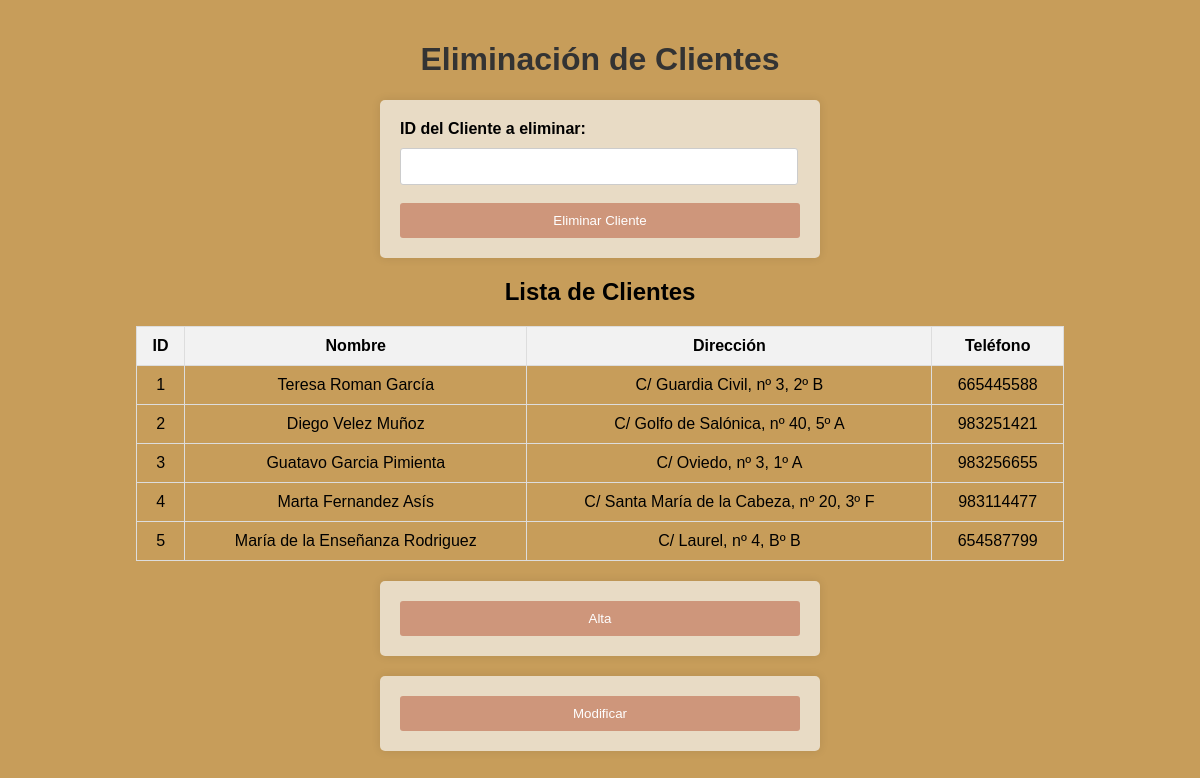
Screenshot of /admin/Baja-cliente.php with the database file from the repository.
### tables this page shows
CREATE TABLE IF NOT EXISTS `clientes` (
  `idCliente` INT NOT NULL,
  `NombreCli` VARCHAR(45) NOT NULL,
  `Direccion` VARCHAR(200) NOT NULL,
  `Telefono` INT NOT NULL,
  PRIMARY KEY (`idCliente`));

### admin/Baja-cliente.php (the view, shortened to what this page needs)
<!DOCTYPE html>
<html>
<head>
    <link rel="stylesheet" href="../css/Alta.css">
</head>
<body>
    <h1>Eliminación de Clientes</h1>
    <form method="POST" action="<?php echo $_SERVER["PHP_SELF"]; ?>" onsubmit="return confirmarEliminacion();">
        <label for="idCliente">ID del Cliente a eliminar:</label>
        <input type="text" name="idCliente" id="idCliente" size="10" required><br><br>
        <button type="submit">Eliminar Cliente</button>
    </form>
    <div>
        <?php
        $conexion = conectar();
        $consulta_clientes = $conexion->query("SELECT idCliente, NombreCli, Direccion, Telefono FROM Clientes");
        if ($consulta_clientes->num_rows > 0) {
            echo "<h2>Lista de Clientes</h2>";
            echo "<table border='1'>
                <tr>
                    <th>ID</th>
                    <th>Nombre</th>
                    <th>Dirección</th>
                    <th>Teléfono</th>
                </tr>";
            while ($fila = $consulta_clientes->fetch_assoc()) {
                echo "<tr>
                    <td>{$fila['idCliente']}</td>
                    <td>{$fila['NombreCli']}</td>
                    <td>{$fila['Direccion']}</td>
                    <td>{$fila['Telefono']}</td>
                </tr>";
            }
            echo "</table>";
        } else {
            echo "No hay clientes registrados.";
        }
        ?>
    </div>
    <form action="Alta-cliente.php" method="post">
        <button type="submit">Alta</button>
    </form>
    <form action="Modif-cliente.php" method="post">
        <button type="submit">Modificar</button>
    </form>
</body>
</html>

### css/Alta.css (style rules this page uses)
body { font-family: Arial, sans-serif; background-color: #c79d5a; margin: 0; padding: 20px; }
h1 { color: #333; text-align: center; }
form { max-width: 400px; margin: 20px auto; padding: 20px; background-color: #e8dbc5; border-radius: 5px; box-shadow: 0 0 10px rgba(0, 0, 0, 0.1); }
label { display: block; margin-bottom: 10px; font-weight: bold; }
input[type="text"], input[type="number"] { width: 94%; padding: 10px; border: 1px solid #ccc; border-radius: 3px; }
button { width: 100%; padding: 10px; background-color: #CE967B; color: #fff; border: none; border-radius: 3px; cursor: pointer; }
div { text-align: center; }
table { margin-top: 20px; margin-left: 10%; border-collapse: collapse; width: 80%; }
th, td { padding: 10px; border: 1px solid #ddd; }
th { background-color: #f2f2f2; }

### rows the page displays
clientes: idCliente "1", NombreCli "Teresa Roman García", Direccion "C/ Guardia Civil, nº 3, 2º B", Telefono "665445588"
clientes: idCliente "2", NombreCli "Diego Velez Muñoz", Direccion "C/ Golfo de Salónica, nº 40, 5º A", Telefono "983251421"
clientes: idCliente "3", NombreCli "Guatavo Garcia Pimienta", Direccion "C/ Oviedo, nº 3, 1º A", Telefono "983256655"
clientes: idCliente "4", NombreCli "Marta Fernandez Asís", Direccion "C/ Santa María de la Cabeza, nº 20, 3º F", Telefono "983114477"
clientes: idCliente "5", NombreCli "María de la Enseñanza Rodriguez", Direccion "C/ Laurel, nº 4, Bº B", Telefono "654587799"
